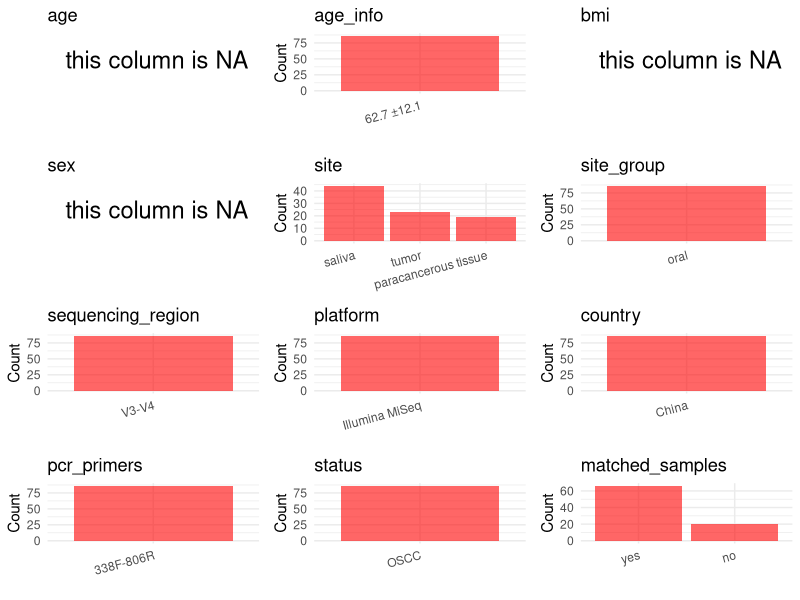

Here is the R script that generated this plot: (Note: this script raises an error after producing the figure.)
## ---- chunk 1
# Load libraries
library(dplyr)
library(ggplot2)
library(cowplot)
library(readxl)

# (1) Setting working directory
# EDIT HERE: change project_id for each study
project_id <- "OEP000837"

base_dir <- "/beegfs/huangxiaochang/global_oral/global-oral-microbiome/data/projects/"
setwd(file.path(base_dir, project_id))

# (2) Loading raw SRA metadata file
sra_file <- "OEP00000837_Data_1758007425482.xlsx"
initial_meta <- read_xlsx("OEP00000837_Data_1758007425482.xlsx", sheet = "sheet1")

# Deduplicate: SRA export has each sample listed twice (duplicate run_id/sample_name)
initial_meta <- initial_meta[!duplicated(initial_meta$run_id), ]

# (3) OPTIONAL: If extra metadata (e.g., Table.x or supplemental materials) are available from the article, you may need to merge the file with initial_meta manually. Below is example code for merging. Depending on the specific case of each study, you can customize the code as needed.
# supp_table <- read.csv("supplemental_table.csv", header = TRUE)
# initial_meta <- left_join(initial_meta, supp_table, by = merge_col_name)
## ---- chunk 2
# (1) Read the article in the following order: abstract, the beginning of the results section, and the methods. Understand the sample size, experimental design, and disease group overview. Clarify the sampling sites; for oral and gut samples, specify the exact sites like supragingival plaque, tongue, etc.

# (2) IMPORTANT: MUST go through each column of initial_meta
# head(initial_meta, 10)

# IMPORTANT: Check the unique values in the column of interest or query column.
# lapply(initial_meta[c('body_habitat', 'body_product', 'body_site')], table) # site
# table(initial_meta$host_subject_id) # subject id
# table(initial_meta$platform..exp.) # output is Illumina
# table(initial_meta$target_subfragment..exp.)
## ---- chunk 3
# (1) EDIT HERE: Parameter setup
# NOTE: This project has no lab control samples (blanks/positives) or non-human samples. Leave keywords empty to skip filtering.
control_column <- NA   # column name in initial_meta
# unique(initial_meta[[control_column]])  # uncomment to explore
control_keywords <- c()     # Enter exact keywords

species_column <- NA          # column name in initial_meta
# unique(initial_meta[[species_column]])  # uncomment to explore
non_human_keywords <- c()            # Enter exact keywords


# (2) Remove controls and non-human samples. DO NOT need to modify code in this part, just run it.
n_samples <- nrow(initial_meta)
# Control evaluation
if (length(control_keywords) > 0) {
  if (is.null(control_column) || is.na(control_column) || control_column == "") {
    stop("Error: control_keywords provided but control_column is missing.")
  }

  if (!(control_column %in% colnames(initial_meta))) {
    stop(sprintf("Error: Column '%s' not found in initial_meta.", control_column))
  }

  control_pattern <- paste(control_keywords, collapse = "|")
  control_text <- initial_meta[[control_column]]
  is_control <- grepl(control_pattern, control_text)

} else {
  is_control <- rep(FALSE, n_samples)
}

# Non-human evaluation
if (length(non_human_keywords) > 0) {
  if (is.null(species_column) || species_column == "") {
    stop("Error: non_human_keywords provided but species_column is missing.")
  }

  if (!(species_column %in% colnames(initial_meta))) {
    stop(sprintf("Error: Column '%s' not found in initial_meta.", species_column))
  }

  non_human_pattern <- paste(non_human_keywords, collapse = "|")
  species_text <- initial_meta[[species_column]]
  is_non_human <- grepl(non_human_pattern, species_text)
} else {
  is_non_human <- rep(FALSE, n_samples)
}

# Execute removal
samples_to_remove <- is_control | is_non_human
initial_meta <- initial_meta[!samples_to_remove, ]

cat("Initial samples counts:",n_samples,"\n")
cat("Removed control samples:", sum(is_control), "\n")
cat("Removed non-human samples:", sum(is_non_human), "\n")
cat("Total samples removed ", sum(samples_to_remove), "\n")
cat("Remaining samples after Step 2:", nrow(initial_meta), "\n")
## ---- chunk 4
# Extract columns from initial_meta as follows:
# (1) No modification needed → extract directly.
# (2) Modification needed → create a column start with 'raw_' and mark the target column as "pending".
# (3) Need to find or determine based on the article.

metadata <- data.frame(
  bioproject = "OEP000837",
  sample_id = initial_meta$sample_name,
  subject_id = "pending",
  age = NA,
  age_info = "62.7 ±12.1",
  bmi = NA,
  raw_sex = NA,
  sex = "pending",
  sequencing_region = "V3-V4",
  platform = "Illumina MiSeq",
  country = "China",
  site = "pending",
  site_group = "pending",
  public_time = "2020-04-14",
  pcr_primers = NA,
  title = NA,
  disease_study = NA,
  status = "pending",
  matched_samples = "pending",
  is_time_series = "no",
  stringsAsFactors = FALSE
)

metadata$public_time <- as.Date(metadata$public_time)
## ---- chunk 5
# (1) Handle the columns with the `raw_` prefix.
# IMPORTANT: Add comments if the modification is not straightforward!!
metadata$sex <- NA_character_

# Extract subject_id by removing sample type suffix from sample_id
# sample_id format: S001-C, S001-T, S002-TY, etc. (suffix: -C=paracancerous, -T=tumor, -TY=saliva)
metadata$subject_id <- gsub("-.*$", "", metadata$sample_id)

# Determine site based on sample_id pattern
metadata$site <- case_when(
  grepl("TY", metadata$sample_id) ~ "saliva",
  grepl("-[Tt]", metadata$sample_id) ~ "tumor",
  grepl("C", metadata$sample_id) ~ "paracancerous tissue"
)

# All subjects are OSCC patients; status is the disease itself.
metadata$status <- "OSCC"

# Add publication information
metadata$pcr_primers <- "338F-806R"
metadata$title <- "Oral Microbiota Analysis of Tissue Pairs and Saliva Samples From Patients With Oral Squamous Cell Carcinoma A Pilot Study"
metadata$disease_study <- "yes"

# Keep only subjects with saliva samples
keep_subjects <- metadata$subject_id[grepl("TY", metadata$sample_id)]
metadata <- metadata[metadata$subject_id %in% keep_subjects, ]

## ---- chunk 6
# (2) Filling the 'site_group' and 'matched_samples' columns
# editing site_group
unique(metadata$site)
# EDIT HERE: add oral sites
Oral_site = c("saliva", "mouth", "tongue coating", "supragingival plaque", "subgingival plaque", "oral swab", "denture", "tooth", "abscess pus", "adjacent periodontal pocket", "patient healthy crevice", "healthy control crevice", "gingival crevicular fluid", "subgingival plaque", "paracancerous tissue", "tumor")
# EDIT HERE: add gut sites
Gut_site = c("feces", "stool")
# just run
metadata <- metadata %>%
  mutate(site_group = case_when(
    site %in% Oral_site ~ "oral",
    site %in% Gut_site ~ "gut",
    TRUE ~ "other"
  ))

# editing matched_samples, just run.
metadata$matched_samples <- ifelse(
  ave(metadata$subject_id, metadata$subject_id, FUN = length) > 1,
  "yes",
  "no"
)
## ---- chunk 7
# (3) check if there is pending value in metadata. If there is pending value, go on modify the metadata.
# Function to check if a column contains "pending"
has_pending <- function(col) {
  if (is.character(col) || is.factor(col)) {
    any(col == "pending", na.rm = TRUE)
  } else {
    FALSE
  }
}

# Check for any pending value
any_pending_value <- any(sapply(metadata, has_pending))

if (!any_pending_value) {
  message("Good! No cell contains the value 'pending'.")
} else {
  pending_cols <- names(metadata)[sapply(metadata, has_pending)]
  message("Columns containing 'pending': ", paste(pending_cols, collapse = ", "))
  message("Please continue to resolve these pending columns!")
}
## ---- chunk 8
# Select columns for visualization, just run
plot_data <- metadata %>%
  select(-bioproject, -sample_id, -subject_id, -title)

create_simple_plots <- function(data) {
  plots <- list()
  continuous_vars <- c("age", "bmi")

  for (col in colnames(data)) {
    if (all(is.na(data[[col]]))) {
      p <- ggplot() +
        annotate("text", x = 0.5, y = 0.5, label = "this column is NA", size = 6) +
        labs(title = col) +
        theme_void()
    } else if (col %in% continuous_vars && is.numeric(data[[col]])) {
      p <- ggplot(data, aes(x = .data[[col]])) +
        geom_histogram(fill = "blue", alpha = 0.6, bins = 20, na.rm = TRUE) +
        labs(title = col, x = col, y = "Count") +
        theme_minimal()
    } else {
      count_data <- as.data.frame(table(data[[col]], useNA = "ifany"))
      p <- ggplot(count_data, aes(x = reorder(Var1, -Freq), y = Freq)) +
        geom_col(fill = "red", alpha = 0.6) +
        labs(title = col, x = NULL, y = "Count") +
        theme_minimal() +
        theme(axis.text.x = element_text(angle = 15, hjust = 1))
    }
    plots[[col]] <- p
  }

  return(plots)
}

# Generate and arrange plots
plots <- create_simple_plots(plot_data)
p <- plot_grid(plots$age,
               plots$age_info,
               plots$bmi,
               plots$sex,
               plots$site,
               plots$site_group,
               plots$sequencing_region,
               plots$platform,
               plots$country,
               plots$pcr_primers,
               plots$status,
               plots$matched_samples,
               ncol = 3, align = "hv", axis = "lb")
ggsave("Metadata_Summary.png", plot = p, width = 8, height = 6, dpi = 150)
## ---- chunk 9
# Insert Metadata_Summary.png into the current Rmd output
knitr::include_graphics("Metadata_Summary.png")
## ---- chunk 10
# Reorder the data frame
fixed_cols <- c("bioproject", "sample_id", "subject_id", "age", "age_info",
                "bmi", "sex", "platform", "sequencing_region", "pcr_primers",
                "country", "site", "site_group", "disease_study", "status",
                "title", "public_time", "matched_samples", "is_time_series")
metadata <- metadata %>%
  select(all_of(fixed_cols), everything())

# save metadata
# head(metadata)
write.csv(metadata, file = "metadata_v2.csv", quote = TRUE, row.names = FALSE)
